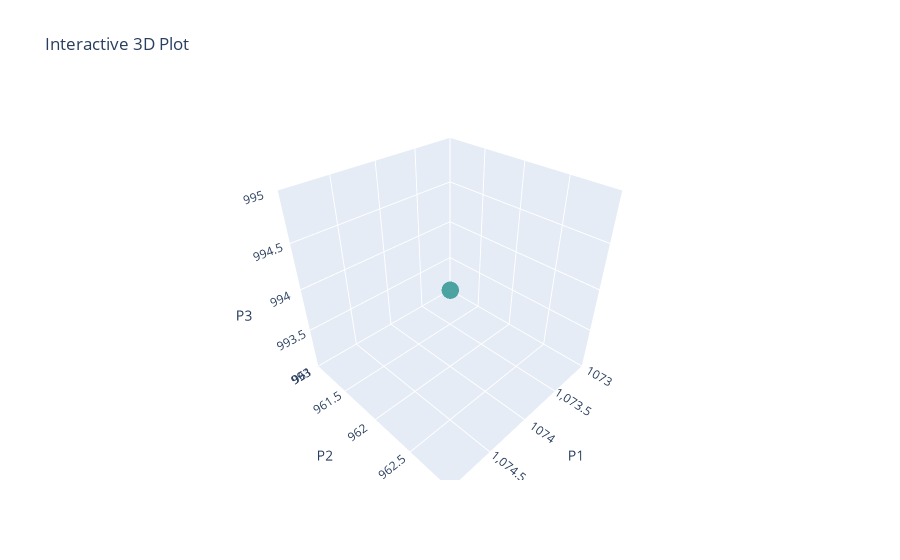

Notebook source saved alongside this figure:
### Code cell
solutions = np.array(solutions);
print(solutions)
unique_solutions, indices = np.unique(solutions, axis=0, return_index=True)
p1_val = np.array(p1_val)[indices]
p2_val = np.array(p2_val)[indices]
p3_val = np.array(p3_val)[indices]


import plotly.graph_objects as go

# p1_val, p2_val, p3_val should already be defined

fig = go.Figure(data=[go.Scatter3d(
    x=p1_val,
    y=p2_val,
    z=p3_val,
    mode='markers',
    marker=dict(
        size=6,
        color=p3_val,  # Optional: color by third variable
        colorscale='Viridis',
        opacity=0.8
    )
)])

fig.update_layout(
    scene=dict(
        xaxis_title='P1',
        yaxis_title='P2',
        zaxis_title='P3'
    ),
    title='Interactive 3D Plot'
)

fig.show()

### Figure 1 — Plotly figure (JSON) as saved in the notebook; plotly's stock layout.template omitted (floating-point values rounded to 4 significant figures)
{"data": [{"marker": {"color": [994.0], "colorscale": [[0, "#440154"], [0.1111, "#482878"], [0.2222, "#3e4989"], [0.3333, "#31688e"], [0.4444, "#26828e"], [0.5556, "#1f9e89"], [0.6667, "#35b779"], [0.7778, "#6ece58"], [0.8889, "#b5de2b"], [1, "#fde725"]], "opacity": 0.8, "size": 6}, "mode": "markers", "type": "scatter3d", "x": [1074.0], "y": [962.0], "z": [994.0]}], "layout": {"scene": {"xaxis": {"title": {"text": "P1"}}, "yaxis": {"title": {"text": "P2"}}, "zaxis": {"title": {"text": "P3"}}}, "title": {"text": "Interactive 3D Plot"}}}
